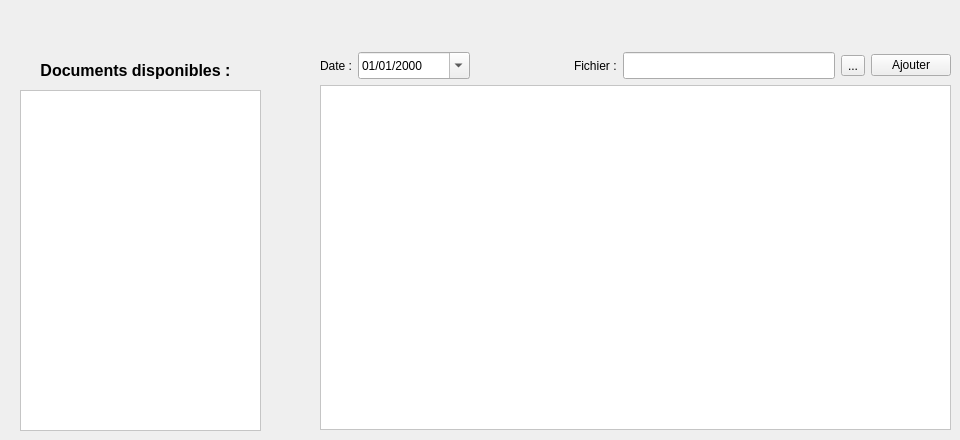
      <widget class="QWidget" name="tab_documents">
       <attribute name="title">
        <string>Documents</string>
       </attribute>
       <widget class="QListView" name="listView_doc">
        <property name="geometry">
         <rect>
          <x>20</x>
          <y>90</y>
          <width>241</width>
          <height>341</height>
         </rect>
        </property>
        <property name="styleSheet">
         <string notr="true">background-color: rgb(255, 255, 255);</string>
        </property>
       </widget>
       <widget class="QLabel" name="label_doc">
        <property name="geometry">
         <rect>
          <x>10</x>
          <y>60</y>
          <width>251</width>
          <height>20</height>
         </rect>
        </property>
        <property name="font">
         <font>
          <family>Arial</family>
          <pointsize>12</pointsize>
          <weight>75</weight>
          <bold>true</bold>
         </font>
        </property>
        <property name="text">
         <string>Documents disponibles :</string>
        </property>
        <property name="textFormat">
         <enum>Qt::PlainText</enum>
        </property>
        <property name="alignment">
         <set>Qt::AlignCenter</set>
        </property>
        <property name="buddy">
         <cstring>listView_doc</cstring>
        </property>
       </widget>
       <widget class="QWidget" name="layoutWidget_6">
        <property name="geometry">
         <rect>
          <x>320</x>
          <y>52</y>
          <width>631</width>
          <height>378</height>
         </rect>
        </property>
        <layout class="QVBoxLayout" name="verticalLayout_3">
         <item>
          <layout class="QHBoxLayout" name="horizontalLayout_5">
           <item>
            <widget class="QLabel" name="label_docDate">
             <property name="text">
              <string>Date :</string>
             </property>
            </widget>
           </item>
           <item>
            <widget class="QDateEdit" name="dateEdit_docDate">
             <property name="sizePolicy">
              <sizepolicy hsizetype="Fixed" vsizetype="Fixed">
               <horstretch>0</horstretch>
               <verstretch>0</verstretch>
              </sizepolicy>
             </property>
             <property name="minimumSize">
              <size>
               <width>112</width>
               <height>27</height>
              </size>
             </property>
             <property name="displayFormat">
              <string>dd/MM/yyyy</string>
             </property>
             <property name="calendarPopup">
              <bool>true</bool>
             </property>
            </widget>
           </item>
           <item>
            <spacer name="horizontalSpacer_5">
             <property name="orientation">
              <enum>Qt::Horizontal</enum>
             </property>
             <property name="sizeHint" stdset="0">
              <size>
               <width>20</width>
               <height>20</height>
              </size>
             </property>
            </spacer>
           </item>
           <item>
            <widget class="QLabel" name="label_docFile">
             <property name="text">
              <string>Fichier :</string>
             </property>
             <property name="buddy">
              <cstring>lineEdit_docFile</cstring>
             </property>
            </widget>
           </item>
           <item>
            <widget class="QLineEdit" name="lineEdit_docFile">
             <property name="sizePolicy">
              <sizepolicy hsizetype="Fixed" vsizetype="Fixed">
               <horstretch>0</horstretch>
               <verstretch>0</verstretch>
              </sizepolicy>
             </property>
             <property name="minimumSize">
              <size>
               <width>212</width>
               <height>27</height>
              </size>
             </property>
            </widget>
           </item>
           <item>
            <widget class="QToolButton" name="toolButton_docFile">
             <property name="toolTip">
              <string>Selectionner un fichier</string>
             </property>
             <property name="text">
              <string>...</string>
             </property>
            </widget>
           </item>
           <item>
            <widget class="QPushButton" name="pushButton_docAdd">
             <property name="toolTip">
              <string>Ajouter nouveau document au dossier</string>
             </property>
             <property name="text">
              <string>Ajouter</string>
             </property>
            </widget>
           </item>
          </layout>
         </item>
         <item>
          <widget class="QTextBrowser" name="textBrowser_doc">
           <property name="sizePolicy">
            <sizepolicy hsizetype="Preferred" vsizetype="Fixed">
             <horstretch>0</horstretch>
             <verstretch>0</verstretch>
            </sizepolicy>
           </property>
           <property name="minimumSize">
            <size>
             <width>571</width>
             <height>341</height>
            </size>
           </property>
           <property name="maximumSize">
            <size>
             <width>16777215</width>
             <height>611</height>
            </size>
           </property>
           <property name="styleSheet">
            <string notr="true">background-color: rgb(255, 255, 255);</string>
           </property>
          </widget>
         </item>
        </layout>
       </widget>
      </widget>
